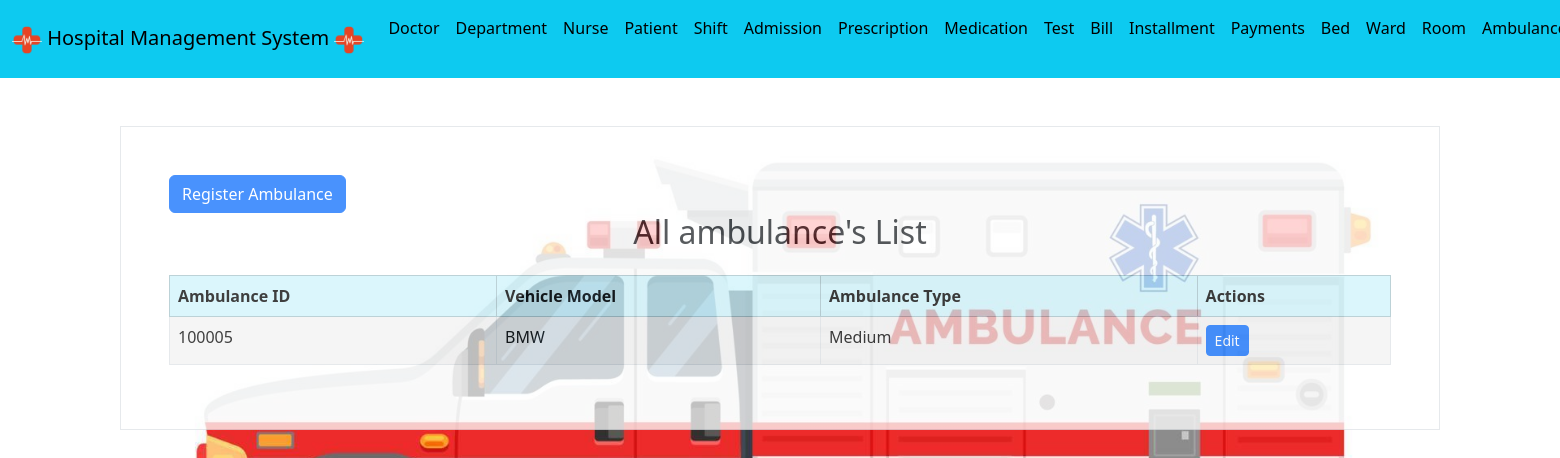
The page /Website/ambulance.php (signed in) on the database its author committed.
### tables this page shows
CREATE TABLE `ambulance` (
  `ambulance_id` int(11) NOT NULL,
  `vehicle_model` varchar(11) NOT NULL,
  `ambulance_type` varchar(11) NOT NULL
);

### Website/ambulance.php (the view, shortened to what this page needs)
<!DOCTYPE html>
<html>
<?php
include("connect.php");
include("header.php");
?>
<head>
    <link rel="stylesheet" href="https://cdn.jsdelivr.net/npm/bootstrap@5.3.2/dist/css/bootstrap.min.css">
</head>
<body style="background-image: url(img/ambulance.jpg);background-size: cover;background-repeat: no-repeat;">
    <div class="container p-5 my-5 bg-white border opacity-75">
        <?php if ($_SESSION["user_type"] == "Admin"): ?>
            <a href="input_ambulance.php" class="btn btn-primary">Register Ambulance</a>
        <?php endif; ?>
        <h2 class="text-center mb-4">All ambulance's List</h2>
        <div class="table-responsive">
            <table class="table table-striped table-bordered">
                <thead class="table-info">
                    <tr>
                        <th>Ambulance ID</th>
                        <th>Vehicle Model</th>
                        <th>Ambulance Type</th>
                        <th>Actions</th>
                    </tr>
                </thead>
                <tbody>
                    <?php
                    $sql = "SELECT * FROM ambulance ORDER BY ambulance_id";
                    $result = mysqli_query($conn, $sql);
                    if (mysqli_num_rows($result) > 0) {
                        while($row = mysqli_fetch_assoc($result)) {
                            echo "<tr>
                            <td>".$row["ambulance_id"]."</td>
                            <td>".$row["vehicle_model"]."</td>
                            <td>".$row["ambulance_type"]."</td>
                            <td>";
                            if (isset($_SESSION["user_type"]) && $_SESSION["user_type"] == "Admin") {
                                echo "<a href='edit_ambulance.php?id=".$row["ambulance_id"]."' class='btn btn-primary btn-sm'>Edit</a>";
                            }
                            echo "</td>
                            </tr>";
                        }
                    } else {
                        echo "<tr><td colspan='8' class='text-center'>No records found</td></tr>";
                    }
                    ?>
                </tbody>
            </table>
        </div>
    </div>
</body>
</html>

### rows shown on the page
ambulance: ambulance_id "100005", vehicle_model "BMW", ambulance_type "Medium"
